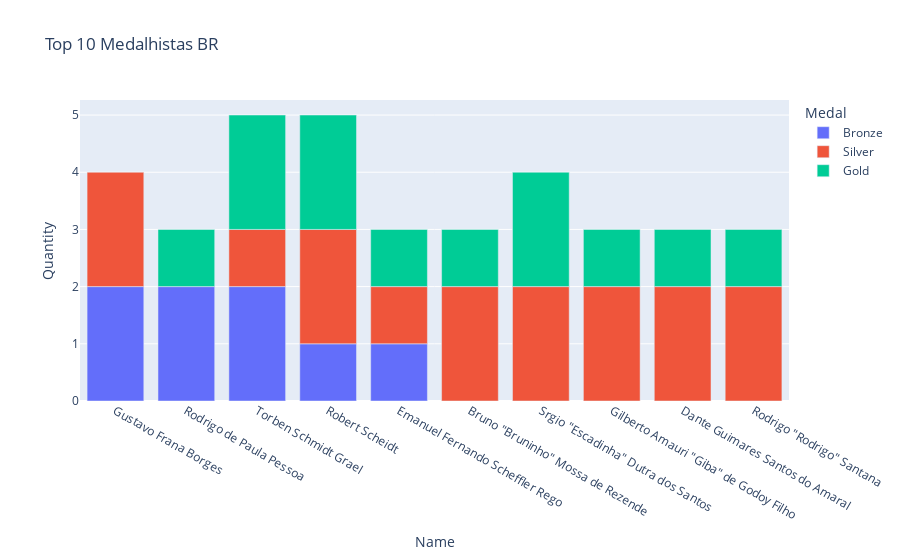

Notebook cell for this chart:
### Code cell
fig = px.bar(df_medalhas_por_atleta, x="Name", y="Quantity", color="Medal", title="Top 10 Medalhistas BR")
fig.show()

### Figure 1 — Plotly figure (JSON) as saved in the notebook; plotly's stock layout.template omitted (floating-point values rounded to 4 significant figures)
{"data": [{"alignmentgroup": "True", "hovertemplate": "Medal=Bronze<br>Name=%{x}<br>Quantity=%{y}<extra></extra>", "legendgroup": "Bronze", "marker": {"color": "#636efa", "pattern": {"shape": ""}}, "name": "Bronze", "offsetgroup": "Bronze", "orientation": "v", "showlegend": true, "textposition": "auto", "type": "bar", "x": ["Gustavo Frana Borges", "Rodrigo de Paula Pessoa", "Torben Schmidt Grael", "Robert Scheidt", "Emanuel Fernando Scheffler Rego"], "xaxis": "x", "y": [2, 2, 2, 1, 1], "yaxis": "y"}, {"alignmentgroup": "True", "hovertemplate": "Medal=Silver<br>Name=%{x}<br>Quantity=%{y}<extra></extra>", "legendgroup": "Silver", "marker": {"color": "#EF553B", "pattern": {"shape": ""}}, "name": "Silver", "offsetgroup": "Silver", "orientation": "v", "showlegend": true, "textposition": "auto", "type": "bar", "x": ["Gustavo Frana Borges", "Bruno \"Bruninho\" Mossa de Rezende", "Srgio \"Escadinha\" Dutra dos Santos", "Gilberto Amauri \"Giba\" de Godoy Filho", "Robert Scheidt", "Dante Guimares Santos do Amaral", "Rodrigo \"Rodrigo\" Santana", "Torben Schmidt Grael", "Emanuel Fernando Scheffler Rego"], "xaxis": "x", "y": [2, 2, 2, 2, 2, 2, 2, 1, 1], "yaxis": "y"}, {"alignmentgroup": "True", "hovertemplate": "Medal=Gold<br>Name=%{x}<br>Quantity=%{y}<extra></extra>", "legendgroup": "Gold", "marker": {"color": "#00cc96", "pattern": {"shape": ""}}, "name": "Gold", "offsetgroup": "Gold", "orientation": "v", "showlegend": true, "textposition": "auto", "type": "bar", "x": ["Srgio \"Escadinha\" Dutra dos Santos", "Robert Scheidt", "Torben Schmidt Grael", "Rodrigo de Paula Pessoa", "Rodrigo \"Rodrigo\" Santana", "Bruno \"Bruninho\" Mossa de Rezende", "Dante Guimares Santos do Amaral", "Emanuel Fernando Scheffler Rego", "Gilberto Amauri \"Giba\" de Godoy Filho"], "xaxis": "x", "y": [2, 2, 2, 1, 1, 1, 1, 1, 1], "yaxis": "y"}], "layout": {"barmode": "relative", "legend": {"title": {"text": "Medal"}, "tracegroupgap": 0}, "title": {"text": "Top 10 Medalhistas BR"}, "xaxis": {"anchor": "y", "domain": [0, 1], "title": {"text": "Name"}}, "yaxis": {"anchor": "x", "domain": [0, 1], "title": {"text": "Quantity"}}}}
